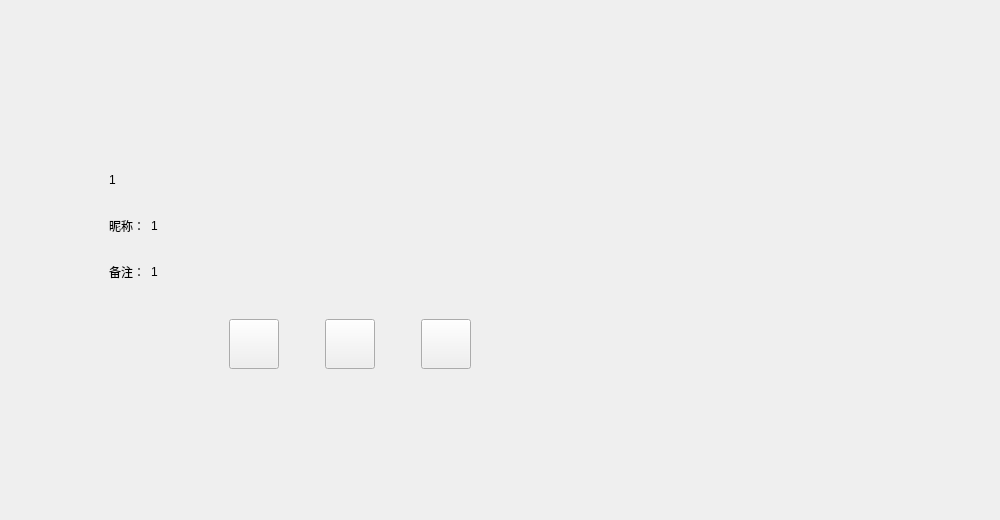
<?xml version="1.0" encoding="UTF-8"?>
<ui version="4.0">
 <class>FriendInfoPage</class>
 <widget class="QWidget" name="FriendInfoPage">
  <property name="geometry">
   <rect>
    <x>0</x>
    <y>0</y>
    <width>792</width>
    <height>520</height>
   </rect>
  </property>
  <property name="windowTitle">
   <string>Form</string>
  </property>
  <layout class="QVBoxLayout" name="verticalLayout">
   <property name="spacing">
    <number>0</number>
   </property>
   <property name="leftMargin">
    <number>0</number>
   </property>
   <property name="topMargin">
    <number>0</number>
   </property>
   <property name="rightMargin">
    <number>0</number>
   </property>
   <property name="bottomMargin">
    <number>0</number>
   </property>
   <item>
    <spacer name="verticalSpacer_2">
     <property name="orientation">
      <enum>Qt::Orientation::Vertical</enum>
     </property>
     <property name="sizeHint" stdset="0">
      <size>
       <width>20</width>
       <height>40</height>
      </size>
     </property>
    </spacer>
   </item>
   <item>
    <widget class="QWidget" name="widget" native="true">
     <property name="minimumSize">
      <size>
       <width>1000</width>
       <height>168</height>
      </size>
     </property>
     <property name="maximumSize">
      <size>
       <width>1000</width>
       <height>168</height>
      </size>
     </property>
     <property name="layoutDirection">
      <enum>Qt::LayoutDirection::LeftToRight</enum>
     </property>
     <layout class="QHBoxLayout" name="horizontalLayout">
      <item>
       <widget class="QLabel" name="icon_lb">
        <property name="minimumSize">
         <size>
          <width>85</width>
          <height>85</height>
         </size>
        </property>
        <property name="maximumSize">
         <size>
          <width>85</width>
          <height>85</height>
         </size>
        </property>
        <property name="text">
         <string/>
        </property>
       </widget>
      </item>
      <item>
       <widget class="QWidget" name="widget_3" native="true">
        <layout class="QVBoxLayout" name="verticalLayout_2">
         <item>
          <widget class="QWidget" name="widget_4" native="true">
           <property name="minimumSize">
            <size>
             <width>0</width>
             <height>40</height>
            </size>
           </property>
           <property name="maximumSize">
            <size>
             <width>16777215</width>
             <height>40</height>
            </size>
           </property>
           <layout class="QHBoxLayout" name="horizontalLayout_2">
            <property name="leftMargin">
             <number>0</number>
            </property>
            <property name="topMargin">
             <number>0</number>
            </property>
            <property name="rightMargin">
             <number>0</number>
            </property>
            <property name="bottomMargin">
             <number>0</number>
            </property>
            <item>
             <widget class="QLabel" name="name_lb">
              <property name="minimumSize">
               <size>
                <width>40</width>
                <height>0</height>
               </size>
              </property>
              <property name="maximumSize">
               <size>
                <width>16777215</width>
                <height>16777215</height>
               </size>
              </property>
              <property name="text">
               <string>1</string>
              </property>
             </widget>
            </item>
            <item>
             <widget class="QLabel" name="sex_lb">
              <property name="minimumSize">
               <size>
                <width>40</width>
                <height>40</height>
               </size>
              </property>
              <property name="maximumSize">
               <size>
                <width>40</width>
                <height>40</height>
               </size>
              </property>
              <property name="text">
               <string/>
              </property>
             </widget>
            </item>
            <item>
             <spacer name="horizontalSpacer">
              <property name="orientation">
               <enum>Qt::Orientation::Horizontal</enum>
              </property>
              <property name="sizeHint" stdset="0">
               <size>
                <width>40</width>
                <height>20</height>
               </size>
              </property>
             </spacer>
            </item>
           </layout>
          </widget>
         </item>
         <item>
          <widget class="QWidget" name="widget_2" native="true">
           <property name="minimumSize">
            <size>
             <width>0</width>
             <height>40</height>
            </size>
           </property>
           <property name="maximumSize">
            <size>
             <width>16777215</width>
             <height>40</height>
            </size>
           </property>
           <layout class="QHBoxLayout" name="horizontalLayout_3">
            <property name="leftMargin">
             <number>0</number>
            </property>
            <property name="topMargin">
             <number>0</number>
            </property>
            <property name="rightMargin">
             <number>0</number>
            </property>
            <property name="bottomMargin">
             <number>0</number>
            </property>
            <item>
             <widget class="QLabel" name="nick_tip">
              <property name="minimumSize">
               <size>
                <width>0</width>
                <height>30</height>
               </size>
              </property>
              <property name="maximumSize">
               <size>
                <width>50</width>
                <height>30</height>
               </size>
              </property>
              <property name="text">
               <string>昵称：</string>
              </property>
             </widget>
            </item>
            <item>
             <widget class="QLabel" name="nick_lb">
              <property name="text">
               <string>1</string>
              </property>
             </widget>
            </item>
            <item>
             <spacer name="horizontalSpacer_2">
              <property name="orientation">
               <enum>Qt::Orientation::Horizontal</enum>
              </property>
              <property name="sizeHint" stdset="0">
               <size>
                <width>40</width>
                <height>20</height>
               </size>
              </property>
             </spacer>
            </item>
           </layout>
          </widget>
         </item>
         <item>
          <widget class="QWidget" name="widget_5" native="true">
           <property name="minimumSize">
            <size>
             <width>0</width>
             <height>40</height>
            </size>
           </property>
           <property name="maximumSize">
            <size>
             <width>16777215</width>
             <height>40</height>
            </size>
           </property>
           <layout class="QHBoxLayout" name="horizontalLayout_4">
            <property name="leftMargin">
             <number>0</number>
            </property>
            <property name="topMargin">
             <number>0</number>
            </property>
            <property name="rightMargin">
             <number>0</number>
            </property>
            <property name="bottomMargin">
             <number>0</number>
            </property>
            <item>
             <widget class="QLabel" name="bak_tip">
              <property name="minimumSize">
               <size>
                <width>0</width>
                <height>30</height>
               </size>
              </property>
              <property name="maximumSize">
               <size>
                <width>50</width>
                <height>30</height>
               </size>
              </property>
              <property name="text">
               <string>备注：</string>
              </property>
             </widget>
            </item>
            <item>
             <widget class="QLabel" name="bak_lb">
              <property name="text">
               <string>1</string>
              </property>
             </widget>
            </item>
            <item>
             <spacer name="horizontalSpacer_7">
              <property name="orientation">
               <enum>Qt::Orientation::Horizontal</enum>
              </property>
              <property name="sizeHint" stdset="0">
               <size>
                <width>40</width>
                <height>20</height>
               </size>
              </property>
             </spacer>
            </item>
           </layout>
          </widget>
         </item>
        </layout>
       </widget>
      </item>
     </layout>
    </widget>
   </item>
   <item>
    <widget class="QWidget" name="widget_6" native="true">
     <property name="minimumSize">
      <size>
       <width>700</width>
       <height>69</height>
      </size>
     </property>
     <property name="maximumSize">
      <size>
       <width>700</width>
       <height>69</height>
      </size>
     </property>
     <layout class="QHBoxLayout" name="horizontalLayout_5">
      <item>
       <spacer name="horizontalSpacer_3">
        <property name="orientation">
         <enum>Qt::Orientation::Horizontal</enum>
        </property>
        <property name="sizeHint" stdset="0">
         <size>
          <width>40</width>
          <height>20</height>
         </size>
        </property>
       </spacer>
      </item>
      <item>
       <widget class="clickBtn" name="msg_chat">
        <property name="minimumSize">
         <size>
          <width>50</width>
          <height>50</height>
         </size>
        </property>
        <property name="maximumSize">
         <size>
          <width>50</width>
          <height>50</height>
         </size>
        </property>
        <property name="text">
         <string/>
        </property>
       </widget>
      </item>
      <item>
       <spacer name="horizontalSpacer_5">
        <property name="orientation">
         <enum>Qt::Orientation::Horizontal</enum>
        </property>
        <property name="sizeType">
         <enum>QSizePolicy::Policy::Fixed</enum>
        </property>
        <property name="sizeHint" stdset="0">
         <size>
          <width>40</width>
          <height>20</height>
         </size>
        </property>
       </spacer>
      </item>
      <item>
       <widget class="clickBtn" name="voice_chat">
        <property name="minimumSize">
         <size>
          <width>50</width>
          <height>50</height>
         </size>
        </property>
        <property name="maximumSize">
         <size>
          <width>50</width>
          <height>50</height>
         </size>
        </property>
        <property name="text">
         <string/>
        </property>
       </widget>
      </item>
      <item>
       <spacer name="horizontalSpacer_6">
        <property name="orientation">
         <enum>Qt::Orientation::Horizontal</enum>
        </property>
        <property name="sizeType">
         <enum>QSizePolicy::Policy::Fixed</enum>
        </property>
        <property name="sizeHint" stdset="0">
         <size>
          <width>40</width>
          <height>20</height>
         </size>
        </property>
       </spacer>
      </item>
      <item>
       <widget class="clickBtn" name="video_chat">
        <property name="minimumSize">
         <size>
          <width>50</width>
          <height>50</height>
         </size>
        </property>
        <property name="maximumSize">
         <size>
          <width>50</width>
          <height>50</height>
         </size>
        </property>
        <property name="text">
         <string/>
        </property>
       </widget>
      </item>
      <item>
       <spacer name="horizontalSpacer_4">
        <property name="orientation">
         <enum>Qt::Orientation::Horizontal</enum>
        </property>
        <property name="sizeHint" stdset="0">
         <size>
          <width>40</width>
          <height>20</height>
         </size>
        </property>
       </spacer>
      </item>
     </layout>
    </widget>
   </item>
   <item>
    <spacer name="verticalSpacer">
     <property name="orientation">
      <enum>Qt::Orientation::Vertical</enum>
     </property>
     <property name="sizeHint" stdset="0">
      <size>
       <width>20</width>
       <height>40</height>
      </size>
     </property>
    </spacer>
   </item>
  </layout>
 </widget>
 <customwidgets>
  <customwidget>
   <class>clickBtn</class>
   <extends>QPushButton</extends>
   <header location="global">clickbtn.h</header>
  </customwidget>
 </customwidgets>
 <resources/>
 <connections/>
</ui>
